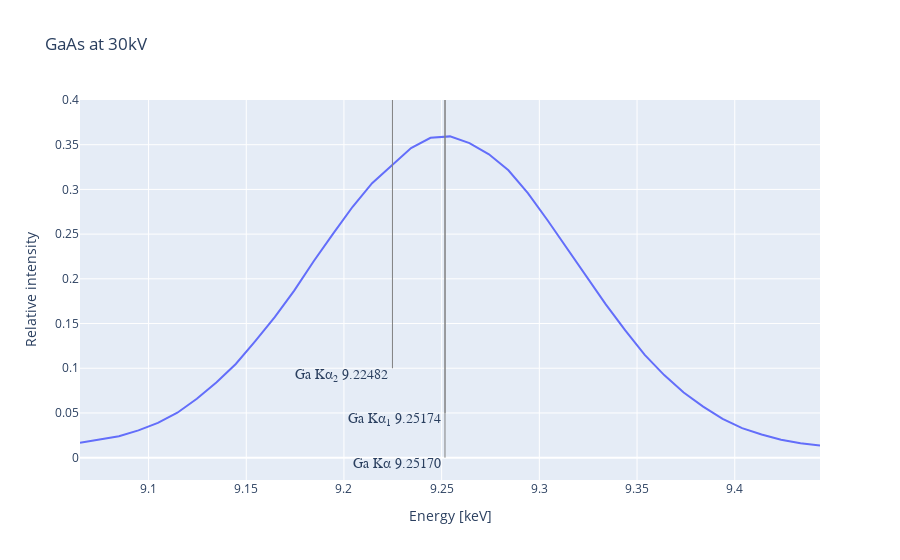

Notebook code for this chart:
### Code cell
print("Peak name | Peak position (mu) [keV] | Peak amplitude (a) | FWHM (std*2*sqrt(2*ln(2))) [keV] | Area under peak")
for i in range(len(s["fit_params"]) // 3):
    try:
        peak_name = s["peaks_names"][i]
    except (
        IndexError,
        TypeError,
    ):  # if s['peaks_names'] is None or not as long as the number of peaks
        peak_name = f"peak {i}"
    mu = channel_to_keV(s, value=s['fit_params'][i*3+1])
    amp = s['fit_params']
    fwhm = channel_to_keV(s, value=s['fit_params'][i * 3 + 2] * 2 * (np.log(2) * 2)**0.5, use_offset=False)
    area = area_under_peak(s['fit_params'][i*3+1], s['fit_params'][2 + 3 * i], s['fit_params'][3 * i])
    print(f"{peak_name:<9} | {mu:<24.4f} | {amp[i*3]:<18.4f} | {fwhm:<32.4f} | {area:.6f}")


s["peaks_keV_fitted"] = channel_to_keV(s, value=s['peaks_channel'])

# for plotting Ga Ka with theoretical Ga Ka1 and Ga Ka2
vertical_lines = [s["peaks_keV_fitted"][0], 9.25174, 9.22482]
vertical_lines_names = [s["peaks_names"][0], 'Ga K&#945;<sub>1</sub>', 'Ga K&#945;<sub>2</sub>' ]

fig_calib = plotly_plot(
x=s["kev_calibrated"],
y_named=[s["intensity"], "intensity"],
vlines=vertical_lines,
vlines_name=vertical_lines_names,
title=s['name'],
xaxis_title="Energy [keV]",
start=925, #  index
stop=964, #  index
)

fig_calib.update_layout(yaxis_range=[-0.025,0.4])
fig_calib.update_layout(showlegend=False)
fig_calib.show()
fig_calib.write_html("../plots/GaAs30kV-Ga-K-lines.html")

### Figure 1 — Plotly figure (JSON) as saved in the notebook; plotly's stock layout.template omitted (floating-point values rounded to 4 significant figures)
{"data": [{"mode": "lines", "name": "intensity", "textfont": {"size": 14}, "type": "scatter", "x": [9.065, 9.075, 9.085, 9.095, 9.105, 9.115, 9.125, 9.135, 9.145, 9.155, 9.165, 9.175, 9.185, 9.194, 9.204, 9.214, 9.224, 9.234, 9.244, 9.254, 9.264, 9.274, 9.284, 9.294, 9.304, 9.314, 9.324, 9.334, 9.344, 9.354, 9.364, 9.374, 9.384, 9.394, 9.404, 9.414, 9.424, 9.434, 9.444], "y": [0.01668, 0.02004, 0.02391, 0.03053, 0.0389, 0.05027, 0.06584, 0.08403, 0.1048, 0.1304, 0.1573, 0.1868, 0.2197, 0.2505, 0.2806, 0.3069, 0.3269, 0.3462, 0.3577, 0.3593, 0.3518, 0.3393, 0.3213, 0.2959, 0.2658, 0.2348, 0.2024, 0.1714, 0.1423, 0.1149, 0.09231, 0.07277, 0.05702, 0.04342, 0.03303, 0.02585, 0.02007, 0.01608, 0.01346]}, {"line": {"width": 1}, "marker": {"color": "grey"}, "mode": "lines+text", "name": "Ga K&#945;</sub> 9.25170 ", "text": ["Ga K&#945;</sub> 9.25170 ", "Ga K&#945;</sub> 9.25170 "], "textfont": {"family": "sans serif", "size": 14}, "textposition": "bottom left", "type": "scatter", "x": [9.252, 9.252], "y": [0, 1]}, {"line": {"width": 1}, "marker": {"color": "grey"}, "mode": "lines+text", "name": "Ga K&#945;<sub>1</sub> 9.25174 ", "text": ["Ga K&#945;<sub>1</sub> 9.25174 ", "Ga K&#945;<sub>1</sub> 9.25174 "], "textfont": {"family": "sans serif", "size": 14}, "textposition": "bottom left", "type": "scatter", "x": [9.252, 9.252], "y": [0.05, 1]}, {"line": {"width": 1}, "marker": {"color": "grey"}, "mode": "lines+text", "name": "Ga K&#945;<sub>2</sub> 9.22482 ", "text": ["Ga K&#945;<sub>2</sub> 9.22482 ", "Ga K&#945;<sub>2</sub> 9.22482 "], "textfont": {"family": "sans serif", "size": 14}, "textposition": "bottom left", "type": "scatter", "x": [9.225, 9.225], "y": [0.1, 1]}], "layout": {"showlegend": false, "title": {"text": "GaAs at 30kV"}, "xaxis": {"title": {"text": "Energy [keV]"}}, "yaxis": {"range": [-0.025, 0.4], "title": {"text": "Relative intensity"}}}}
